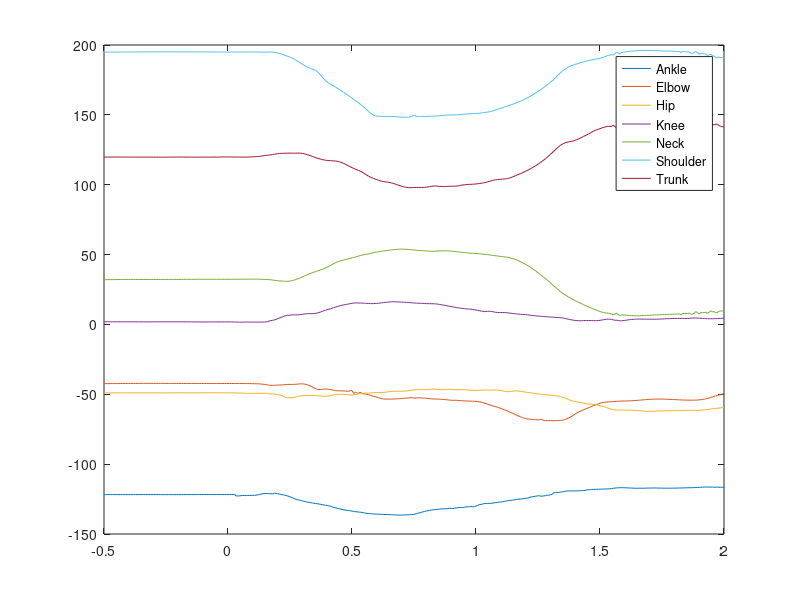
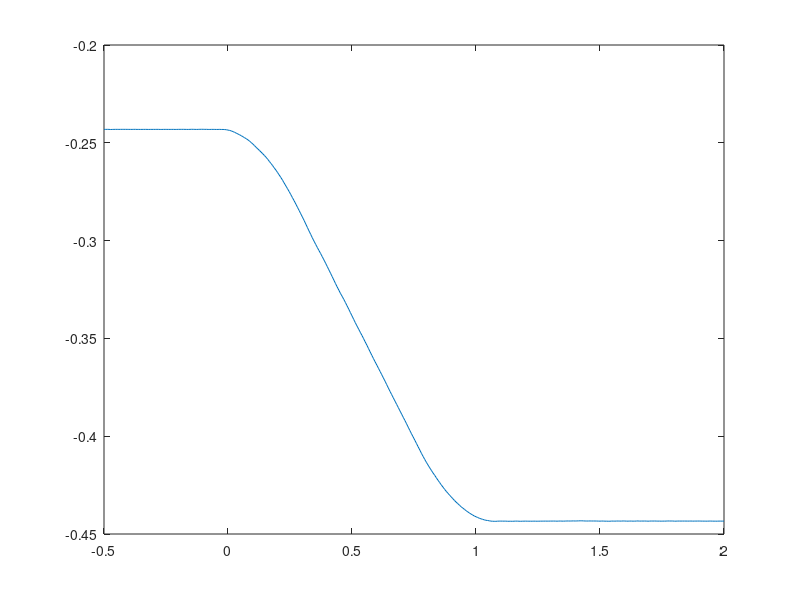

Reproduce these figures in MATLAB, in order.
cd "/home/adriaan/Homework/EECE 496/Starting Data/Pilot03";
Platform = load('Pilot03_Platform_Position_fwdSHRT.txt');
Knee = load('Pilot03_Knee_Angles_fwdSHRT.txt');
Ankle = load('Pilot03_Ankle_Angles_fwdSHRT.txt');
Hip = load('Pilot03_Hip_Angles_fwdSHRT.txt');
Shoulder = load('Pilot03_Shoulder_Angles_fwdSHRT.txt');
Trunk = load('Pilot03_Trunk_Angles_fwdSHRT.txt');
Elbow = load('Pilot03_Elbow_Angles_fwdSHRT.txt');
Neck = load('Pilot03_Neck_Angles_fwdSHRT.txt');

% note same time vector is the first column of all data sets
% number of trials depends on trial type:
% BdLgRch = FdLgRch = 7 for P3
% bwdSHRT = fwdSHRT = 5 for P3
% bwdLONG = fwdLONG = 5 for P3

time = Ankle(:,1);
Joints.Trial1 = [Ankle(:,2) Elbow(:,2) Hip(:,2) Knee(:,2) Neck(:,2) Shoulder(:,2) Trunk(:,2)];
Joints.Trial2 = [Ankle(:,3) Elbow(:,3) Hip(:,3) Knee(:,3) Neck(:,3) Shoulder(:,3) Trunk(:,3)];
Joints.Trial3 = [Ankle(:,4) Elbow(:,4) Hip(:,4) Knee(:,4) Neck(:,4) Shoulder(:,4) Trunk(:,4)];
Joints.Trial4 = [Ankle(:,5) Elbow(:,5) Hip(:,5) Knee(:,5) Neck(:,5) Shoulder(:,5) Trunk(:,5)];
Joints.Trial5 = [Ankle(:,6) Elbow(:,6) Hip(:,6) Knee(:,6) Neck(:,6) Shoulder(:,6) Trunk(:,6)];

figure();
plot(time, Joints.Trial1); legend('Ankle','Elbow','Hip','Knee','Neck','Shoulder','Trunk');
figure();
plot(time, Platform(:,2));
%figure();
%plot(time, Joints.Trial2); legend('Ankle','Elbow','Hip','Knee','Neck','Shoulder','Trunk');
%figure();
%plot(time, Joints.Trial3); legend('Ankle','Elbow','Hip','Knee','Neck','Shoulder','Trunk');
%figure();
%plot(time, Joints.Trial4); legend('Ankle','Elbow','Hip','Knee','Neck','Shoulder','Trunk');
